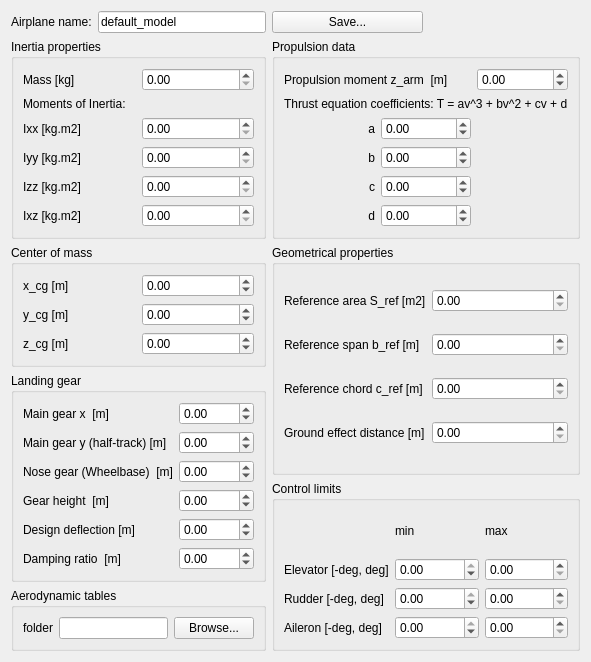
<?xml version="1.0" encoding="UTF-8"?>
<ui version="4.0">
 <class>Form</class>
 <widget class="QWidget" name="Form">
  <property name="geometry">
   <rect>
    <x>0</x>
    <y>0</y>
    <width>587</width>
    <height>658</height>
   </rect>
  </property>
  <property name="windowTitle">
   <string>Edit aircraft</string>
  </property>
  <layout class="QGridLayout" name="gridLayout_8">
   <item row="0" column="0">
    <widget class="QLabel" name="label_27">
     <property name="text">
      <string>Airplane name:</string>
     </property>
    </widget>
   </item>
   <item row="0" column="1">
    <widget class="QLineEdit" name="aircraftNameEdit">
     <property name="text">
      <string>default_model</string>
     </property>
    </widget>
   </item>
   <item row="0" column="2">
    <widget class="QPushButton" name="saveAircraftButton">
     <property name="text">
      <string>Save...</string>
     </property>
    </widget>
   </item>
   <item row="1" column="0" colspan="2">
    <widget class="QGroupBox" name="groupBox_5">
     <property name="title">
      <string>Inertia properties</string>
     </property>
     <layout class="QGridLayout" name="gridLayout_4">
      <item row="3" column="1">
       <widget class="QDoubleSpinBox" name="IyySpinBox"/>
      </item>
      <item row="0" column="0">
       <widget class="QLabel" name="label_2">
        <property name="text">
         <string>Mass [kg]</string>
        </property>
       </widget>
      </item>
      <item row="1" column="0" colspan="2">
       <widget class="QLabel" name="label_3">
        <property name="text">
         <string>Moments of Inertia:</string>
        </property>
       </widget>
      </item>
      <item row="4" column="0">
       <widget class="QLabel" name="label_6">
        <property name="text">
         <string>Izz [kg.m2]</string>
        </property>
       </widget>
      </item>
      <item row="5" column="1">
       <widget class="QDoubleSpinBox" name="IxzSpinBox"/>
      </item>
      <item row="2" column="0">
       <widget class="QLabel" name="label_4">
        <property name="text">
         <string>Ixx [kg.m2]</string>
        </property>
       </widget>
      </item>
      <item row="2" column="1">
       <widget class="QDoubleSpinBox" name="IxxSpinBox"/>
      </item>
      <item row="5" column="0">
       <widget class="QLabel" name="label_7">
        <property name="text">
         <string>Ixz [kg.m2]</string>
        </property>
       </widget>
      </item>
      <item row="0" column="1">
       <widget class="QDoubleSpinBox" name="massSpinBox"/>
      </item>
      <item row="4" column="1">
       <widget class="QDoubleSpinBox" name="IzzSpinBox"/>
      </item>
      <item row="3" column="0">
       <widget class="QLabel" name="label_5">
        <property name="text">
         <string>Iyy [kg.m2]</string>
        </property>
       </widget>
      </item>
     </layout>
    </widget>
   </item>
   <item row="1" column="2" colspan="2">
    <widget class="QGroupBox" name="groupBox_3">
     <property name="title">
      <string>Propulsion data</string>
     </property>
     <layout class="QGridLayout" name="gridLayout_3">
      <item row="0" column="2">
       <widget class="QDoubleSpinBox" name="propArmZSpinBox">
        <property name="minimum">
         <double>-9999.000000000000000</double>
        </property>
       </widget>
      </item>
      <item row="0" column="0" colspan="2">
       <widget class="QLabel" name="label_17">
        <property name="text">
         <string>Propulsion moment z_arm  [m]</string>
        </property>
       </widget>
      </item>
      <item row="3" column="1">
       <widget class="QDoubleSpinBox" name="bSpinBox">
        <property name="minimum">
         <double>-9999.000000000000000</double>
        </property>
       </widget>
      </item>
      <item row="5" column="0">
       <widget class="QLabel" name="label_32">
        <property name="layoutDirection">
         <enum>Qt::LayoutDirection::LeftToRight</enum>
        </property>
        <property name="text">
         <string>d</string>
        </property>
        <property name="alignment">
         <set>Qt::AlignmentFlag::AlignRight|Qt::AlignmentFlag::AlignTrailing|Qt::AlignmentFlag::AlignVCenter</set>
        </property>
       </widget>
      </item>
      <item row="2" column="0">
       <widget class="QLabel" name="label_29">
        <property name="layoutDirection">
         <enum>Qt::LayoutDirection::LeftToRight</enum>
        </property>
        <property name="text">
         <string>a</string>
        </property>
        <property name="alignment">
         <set>Qt::AlignmentFlag::AlignRight|Qt::AlignmentFlag::AlignTrailing|Qt::AlignmentFlag::AlignVCenter</set>
        </property>
       </widget>
      </item>
      <item row="4" column="0">
       <widget class="QLabel" name="label_31">
        <property name="layoutDirection">
         <enum>Qt::LayoutDirection::LeftToRight</enum>
        </property>
        <property name="text">
         <string>c</string>
        </property>
        <property name="alignment">
         <set>Qt::AlignmentFlag::AlignRight|Qt::AlignmentFlag::AlignTrailing|Qt::AlignmentFlag::AlignVCenter</set>
        </property>
       </widget>
      </item>
      <item row="3" column="0">
       <widget class="QLabel" name="label_30">
        <property name="layoutDirection">
         <enum>Qt::LayoutDirection::LeftToRight</enum>
        </property>
        <property name="text">
         <string>b</string>
        </property>
        <property name="alignment">
         <set>Qt::AlignmentFlag::AlignRight|Qt::AlignmentFlag::AlignTrailing|Qt::AlignmentFlag::AlignVCenter</set>
        </property>
       </widget>
      </item>
      <item row="5" column="1">
       <widget class="QDoubleSpinBox" name="dSpinBox">
        <property name="minimum">
         <double>-9999.000000000000000</double>
        </property>
       </widget>
      </item>
      <item row="2" column="1">
       <widget class="QDoubleSpinBox" name="aSpinBox">
        <property name="minimum">
         <double>-9999.000000000000000</double>
        </property>
       </widget>
      </item>
      <item row="4" column="1">
       <widget class="QDoubleSpinBox" name="cSpinBox">
        <property name="minimum">
         <double>-9999.000000000000000</double>
        </property>
       </widget>
      </item>
      <item row="1" column="0" colspan="3">
       <widget class="QLabel" name="label_33">
        <property name="text">
         <string>Thrust equation coefficients: T = av^3 + bv^2 + cv + d</string>
        </property>
       </widget>
      </item>
     </layout>
    </widget>
   </item>
   <item row="3" column="0" rowspan="2" colspan="2">
    <widget class="QGroupBox" name="groupBox_6">
     <property name="title">
      <string>Landing gear</string>
     </property>
     <layout class="QGridLayout" name="gridLayout_6">
      <item row="0" column="0">
       <widget class="QLabel" name="label_34">
        <property name="text">
         <string>Main gear x  [m]</string>
        </property>
       </widget>
      </item>
      <item row="0" column="1">
       <widget class="QDoubleSpinBox" name="mainGearXSpinBox">
        <property name="minimum">
         <double>-9999.000000000000000</double>
        </property>
       </widget>
      </item>
      <item row="1" column="0">
       <widget class="QLabel" name="label_35">
        <property name="text">
         <string>Main gear y (half-track) [m]</string>
        </property>
       </widget>
      </item>
      <item row="1" column="1">
       <widget class="QDoubleSpinBox" name="mainGearYSpinBox">
        <property name="minimum">
         <double>-9999.000000000000000</double>
        </property>
       </widget>
      </item>
      <item row="2" column="0">
       <widget class="QLabel" name="label_36">
        <property name="text">
         <string>Nose gear (Wheelbase)  [m]</string>
        </property>
       </widget>
      </item>
      <item row="2" column="1">
       <widget class="QDoubleSpinBox" name="noseGearSpinBox">
        <property name="minimum">
         <double>-9999.000000000000000</double>
        </property>
       </widget>
      </item>
      <item row="3" column="0">
       <widget class="QLabel" name="label_37">
        <property name="text">
         <string>Gear height  [m]</string>
        </property>
       </widget>
      </item>
      <item row="3" column="1">
       <widget class="QDoubleSpinBox" name="gearHeightSpinBox">
        <property name="minimum">
         <double>-9999.000000000000000</double>
        </property>
       </widget>
      </item>
      <item row="4" column="0">
       <widget class="QLabel" name="label_38">
        <property name="text">
         <string>Design deflection [m]</string>
        </property>
       </widget>
      </item>
      <item row="4" column="1">
       <widget class="QDoubleSpinBox" name="deflectionSpinBox">
        <property name="minimum">
         <double>-9999.000000000000000</double>
        </property>
       </widget>
      </item>
      <item row="5" column="0">
       <widget class="QLabel" name="label_39">
        <property name="text">
         <string>Damping ratio  [m]</string>
        </property>
       </widget>
      </item>
      <item row="5" column="1">
       <widget class="QDoubleSpinBox" name="dampingSpinBox">
        <property name="minimum">
         <double>-9999.000000000000000</double>
        </property>
       </widget>
      </item>
     </layout>
    </widget>
   </item>
   <item row="5" column="0" colspan="2">
    <widget class="QGroupBox" name="groupBox_7">
     <property name="title">
      <string>Aerodynamic tables</string>
     </property>
     <layout class="QGridLayout" name="gridLayout_7">
      <item row="0" column="0">
       <widget class="QLabel" name="label_25">
        <property name="text">
         <string>folder</string>
        </property>
       </widget>
      </item>
      <item row="0" column="1">
       <widget class="QLineEdit" name="aeroTablesEdit"/>
      </item>
      <item row="0" column="2">
       <widget class="QPushButton" name="browseButton">
        <property name="text">
         <string>Browse...</string>
        </property>
       </widget>
      </item>
     </layout>
    </widget>
   </item>
   <item row="2" column="0" colspan="2">
    <widget class="QGroupBox" name="groupBox_4">
     <property name="title">
      <string>Center of mass</string>
     </property>
     <layout class="QGridLayout" name="gridLayout_5">
      <item row="1" column="0">
       <widget class="QLabel" name="label_10">
        <property name="text">
         <string>y_cg [m]</string>
        </property>
       </widget>
      </item>
      <item row="0" column="0">
       <widget class="QLabel" name="label_9">
        <property name="text">
         <string>x_cg [m]</string>
        </property>
       </widget>
      </item>
      <item row="1" column="1">
       <widget class="QDoubleSpinBox" name="ycgSpinBox">
        <property name="minimum">
         <double>-99.000000000000000</double>
        </property>
       </widget>
      </item>
      <item row="0" column="1">
       <widget class="QDoubleSpinBox" name="xcgSpinBox">
        <property name="minimum">
         <double>-99.000000000000000</double>
        </property>
       </widget>
      </item>
      <item row="2" column="1">
       <widget class="QDoubleSpinBox" name="zcgSpinBox">
        <property name="minimum">
         <double>-99.000000000000000</double>
        </property>
       </widget>
      </item>
      <item row="2" column="0">
       <widget class="QLabel" name="label_11">
        <property name="text">
         <string>z_cg [m]</string>
        </property>
       </widget>
      </item>
     </layout>
    </widget>
   </item>
   <item row="2" column="2" rowspan="2" colspan="2">
    <widget class="QGroupBox" name="groupBox_2">
     <property name="title">
      <string>Geometrical properties</string>
     </property>
     <layout class="QGridLayout" name="gridLayout_2">
      <item row="0" column="0">
       <widget class="QLabel" name="label_13">
        <property name="text">
         <string>Reference area S_ref [m2]</string>
        </property>
       </widget>
      </item>
      <item row="0" column="1">
       <widget class="QDoubleSpinBox" name="SrefSpinBox"/>
      </item>
      <item row="1" column="0">
       <widget class="QLabel" name="label_14">
        <property name="text">
         <string>Reference span b_ref [m]</string>
        </property>
       </widget>
      </item>
      <item row="1" column="1">
       <widget class="QDoubleSpinBox" name="bRefSpinBox"/>
      </item>
      <item row="2" column="0">
       <widget class="QLabel" name="label_15">
        <property name="text">
         <string>Reference chord c_ref [m]</string>
        </property>
       </widget>
      </item>
      <item row="2" column="1">
       <widget class="QDoubleSpinBox" name="cRefSpinBox"/>
      </item>
      <item row="3" column="0">
       <widget class="QLabel" name="label_26">
        <property name="text">
         <string>Ground effect distance [m]</string>
        </property>
       </widget>
      </item>
      <item row="3" column="1">
       <widget class="QDoubleSpinBox" name="groundEffectSpinBox"/>
      </item>
     </layout>
    </widget>
   </item>
   <item row="4" column="2" rowspan="2" colspan="2">
    <widget class="QGroupBox" name="groupBox">
     <property name="title">
      <string>Control limits</string>
     </property>
     <layout class="QGridLayout" name="gridLayout">
      <item row="0" column="1">
       <widget class="QLabel" name="label_23">
        <property name="text">
         <string>min</string>
        </property>
       </widget>
      </item>
      <item row="0" column="2">
       <widget class="QLabel" name="label_24">
        <property name="text">
         <string>max</string>
        </property>
       </widget>
      </item>
      <item row="1" column="0">
       <widget class="QLabel" name="label_20">
        <property name="text">
         <string>Elevator [-deg, deg]</string>
        </property>
       </widget>
      </item>
      <item row="1" column="1">
       <widget class="QDoubleSpinBox" name="eleMinSpinBox">
        <property name="minimum">
         <double>-99.000000000000000</double>
        </property>
        <property name="maximum">
         <double>0.000000000000000</double>
        </property>
       </widget>
      </item>
      <item row="1" column="2">
       <widget class="QDoubleSpinBox" name="eleMaxSpinBox"/>
      </item>
      <item row="2" column="0">
       <widget class="QLabel" name="label_22">
        <property name="text">
         <string>Rudder [-deg, deg]</string>
        </property>
       </widget>
      </item>
      <item row="2" column="1">
       <widget class="QDoubleSpinBox" name="rudMinSpinBox">
        <property name="minimum">
         <double>-99.000000000000000</double>
        </property>
        <property name="maximum">
         <double>0.000000000000000</double>
        </property>
       </widget>
      </item>
      <item row="2" column="2">
       <widget class="QDoubleSpinBox" name="rudMaxSpinBox"/>
      </item>
      <item row="3" column="0">
       <widget class="QLabel" name="label_21">
        <property name="text">
         <string>Aileron [-deg, deg]</string>
        </property>
       </widget>
      </item>
      <item row="3" column="1">
       <widget class="QDoubleSpinBox" name="ailMinSpinBox">
        <property name="minimum">
         <double>-99.000000000000000</double>
        </property>
        <property name="maximum">
         <double>0.000000000000000</double>
        </property>
       </widget>
      </item>
      <item row="3" column="2">
       <widget class="QDoubleSpinBox" name="ailMaxSpinBox"/>
      </item>
     </layout>
    </widget>
   </item>
  </layout>
 </widget>
 <resources/>
 <connections/>
</ui>
